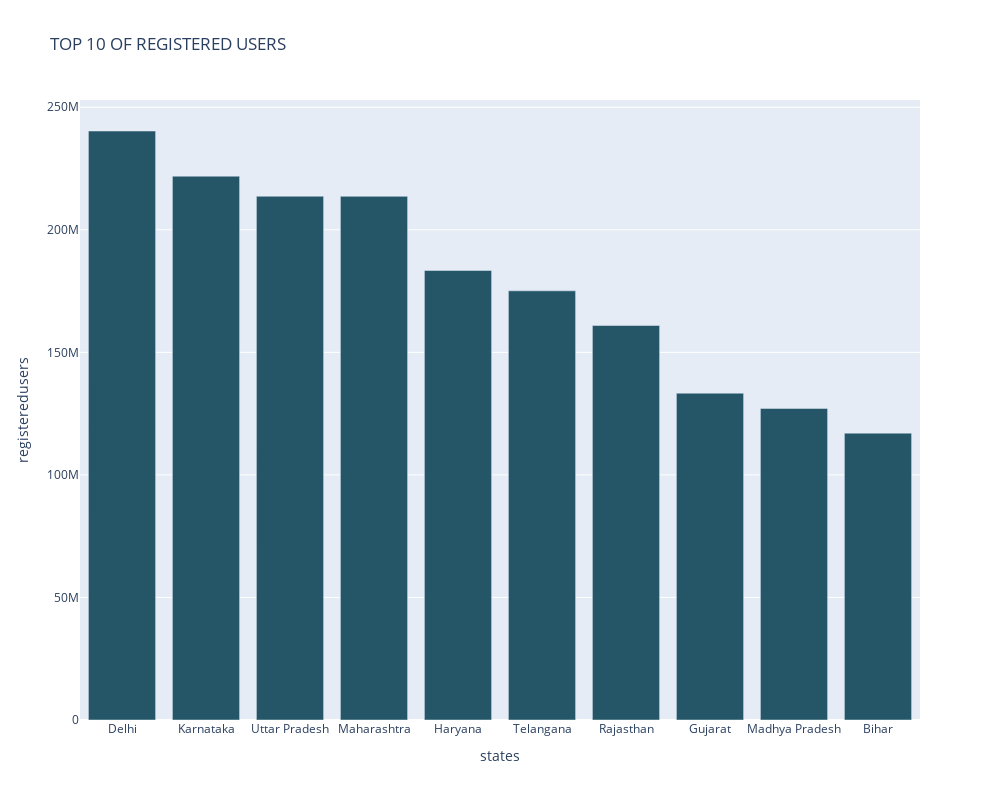
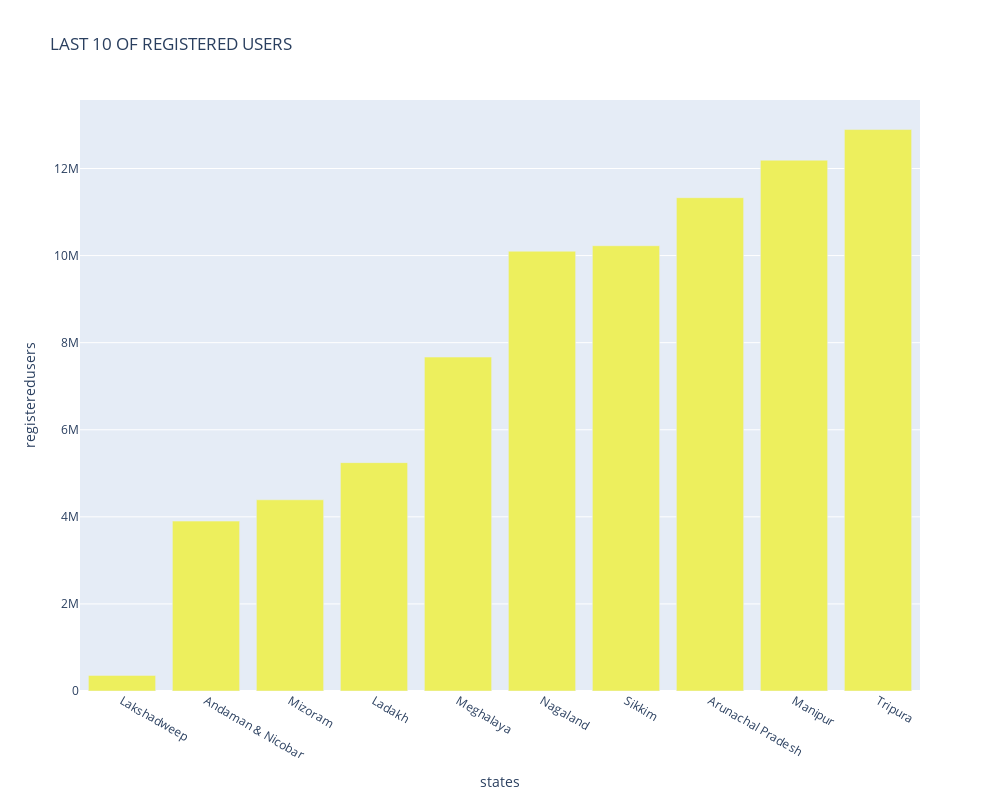
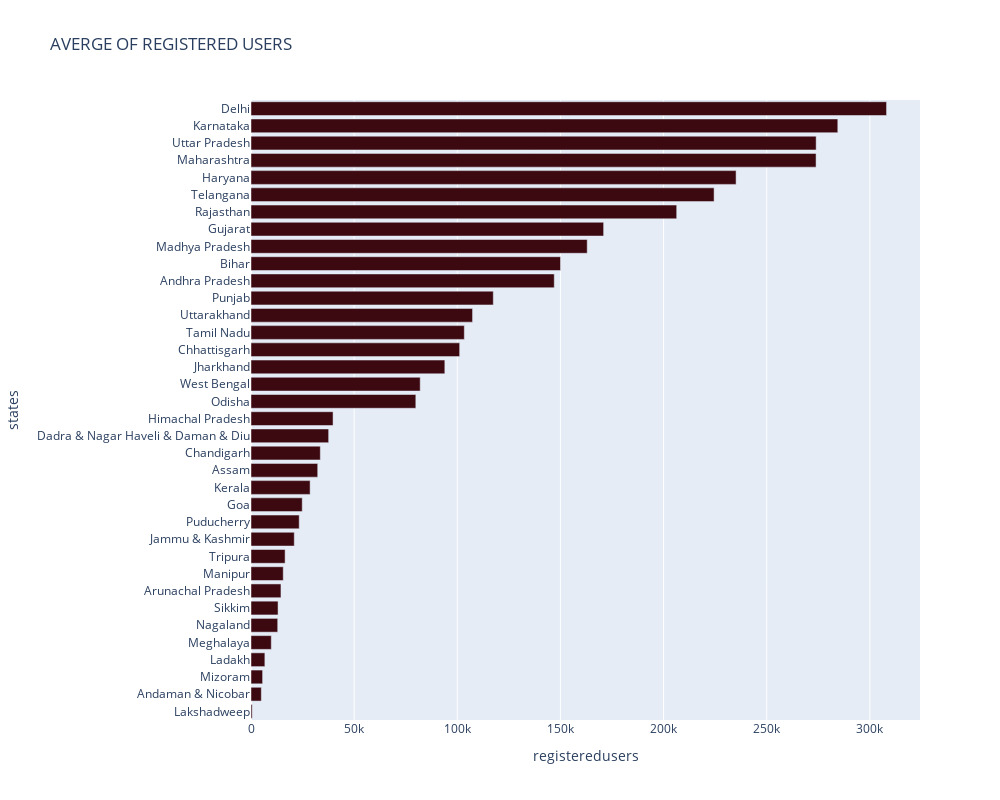

The notebook cell saved with these charts, in order:
### Code cell
top_chart_registered_users("top_user")

### Figure 1 — Plotly figure (JSON) as saved in the notebook; plotly's stock layout.template omitted (floating-point values rounded to 4 significant figures)
{"data": [{"alignmentgroup": "True", "hovertemplate": "<b>%{hovertext}</b><br><br>states=%{x}<br>registeredusers=%{y}<extra></extra>", "hovertext": ["Delhi", "Karnataka", "Uttar Pradesh", "Maharashtra", "Haryana", "Telangana", "Rajasthan", "Gujarat", "Madhya Pradesh", "Bihar"], "legendgroup": "", "marker": {"color": "rgb(36, 86, 104)", "pattern": {"shape": ""}}, "name": "", "offsetgroup": "", "orientation": "v", "showlegend": false, "textposition": "auto", "type": "bar", "x": ["Delhi", "Karnataka", "Uttar Pradesh", "Maharashtra", "Haryana", "Telangana", "Rajasthan", "Gujarat", "Madhya Pradesh", "Bihar"], "xaxis": "x", "y": [240313344, 221880591, 213696564, 213662910, 183420204, 175103670, 160968909, 133336281, 127126773, 117040812], "yaxis": "y"}], "layout": {"barmode": "relative", "height": 800, "legend": {"tracegroupgap": 0}, "title": {"text": "TOP 10 OF REGISTERED USERS"}, "width": 1000, "xaxis": {"anchor": "y", "domain": [0, 1], "title": {"text": "states"}}, "yaxis": {"anchor": "x", "domain": [0, 1], "title": {"text": "registeredusers"}}}}

### Figure 2 — Plotly figure (JSON) as saved in the notebook; plotly's stock layout.template omitted (floating-point values rounded to 4 significant figures)
{"data": [{"alignmentgroup": "True", "hovertemplate": "<b>%{hovertext}</b><br><br>states=%{x}<br>registeredusers=%{y}<extra></extra>", "hovertext": ["Lakshadweep", "Andaman & Nicobar", "Mizoram", "Ladakh", "Meghalaya", "Nagaland", "Sikkim", "Arunachal Pradesh", "Manipur", "Tripura"], "legendgroup": "", "marker": {"color": "rgb(237, 239, 93)", "pattern": {"shape": ""}}, "name": "", "offsetgroup": "", "orientation": "v", "showlegend": false, "textposition": "auto", "type": "bar", "x": ["Lakshadweep", "Andaman & Nicobar", "Mizoram", "Ladakh", "Meghalaya", "Nagaland", "Sikkim", "Arunachal Pradesh", "Manipur", "Tripura"], "xaxis": "x", "y": [358599, 3901614, 4391124, 5244807, 7669239, 10099824, 10226373, 11329662, 12191028, 12894582], "yaxis": "y"}], "layout": {"barmode": "relative", "height": 800, "legend": {"tracegroupgap": 0}, "title": {"text": "LAST 10 OF REGISTERED USERS"}, "width": 1000, "xaxis": {"anchor": "y", "domain": [0, 1], "title": {"text": "states"}}, "yaxis": {"anchor": "x", "domain": [0, 1], "title": {"text": "registeredusers"}}}}

### Figure 3 — Plotly figure (JSON) as saved in the notebook; plotly's stock layout.template omitted (floating-point values rounded to 4 significant figures)
{"data": [{"alignmentgroup": "True", "hovertemplate": "<b>%{hovertext}</b><br><br>registeredusers=%{x}<br>states=%{y}<extra></extra>", "hovertext": ["Lakshadweep", "Andaman & Nicobar", "Mizoram", "Ladakh", "Meghalaya", "Nagaland", "Sikkim", "Arunachal Pradesh", "Manipur", "Tripura", "Jammu & Kashmir", "Puducherry", "Goa", "Kerala", "Assam", "Chandigarh", "Dadra & Nagar Haveli & Daman & Diu", "Himachal Pradesh", "Odisha", "West Bengal", "Jharkhand", "Chhattisgarh", "Tamil Nadu", "Uttarakhand", "Punjab", "Andhra Pradesh", "Bihar", "Madhya Pradesh", "Gujarat", "Rajasthan", "Telangana", "Haryana", "Maharashtra", "Uttar Pradesh", "Karnataka", "Delhi"], "legendgroup": "", "marker": {"color": "rgb(60, 9, 17)", "pattern": {"shape": ""}}, "name": "", "offsetgroup": "", "orientation": "h", "showlegend": false, "textposition": "auto", "type": "bar", "x": [574.7, 5002.0, 5630.0, 6724.0, 9832.0, 12950.0, 13110.0, 14530.0, 15630.0, 16530.0, 20980.0, 23370.0, 24830.0, 28660.0, 32350.0, 33610.0, 37640.0, 39780.0, 79900.0, 82020.0, 93970.0, 101200.0, 103400.0, 107400.0, 117500.0, 147000.0, 150100.0, 163000.0, 170900.0, 206400.0, 224500.0, 235200.0, 273900.0, 274000.0, 284500.0, 308100.0], "xaxis": "x", "y": ["Lakshadweep", "Andaman & Nicobar", "Mizoram", "Ladakh", "Meghalaya", "Nagaland", "Sikkim", "Arunachal Pradesh", "Manipur", "Tripura", "Jammu & Kashmir", "Puducherry", "Goa", "Kerala", "Assam", "Chandigarh", "Dadra & Nagar Haveli & Daman & Diu", "Himachal Pradesh", "Odisha", "West Bengal", "Jharkhand", "Chhattisgarh", "Tamil Nadu", "Uttarakhand", "Punjab", "Andhra Pradesh", "Bihar", "Madhya Pradesh", "Gujarat", "Rajasthan", "Telangana", "Haryana", "Maharashtra", "Uttar Pradesh", "Karnataka", "Delhi"], "yaxis": "y"}], "layout": {"barmode": "relative", "height": 800, "legend": {"tracegroupgap": 0}, "title": {"text": "AVERGE OF REGISTERED USERS"}, "width": 1000, "xaxis": {"anchor": "y", "domain": [0, 1], "title": {"text": "registeredusers"}}, "yaxis": {"anchor": "x", "domain": [0, 1], "title": {"text": "states"}}}}
